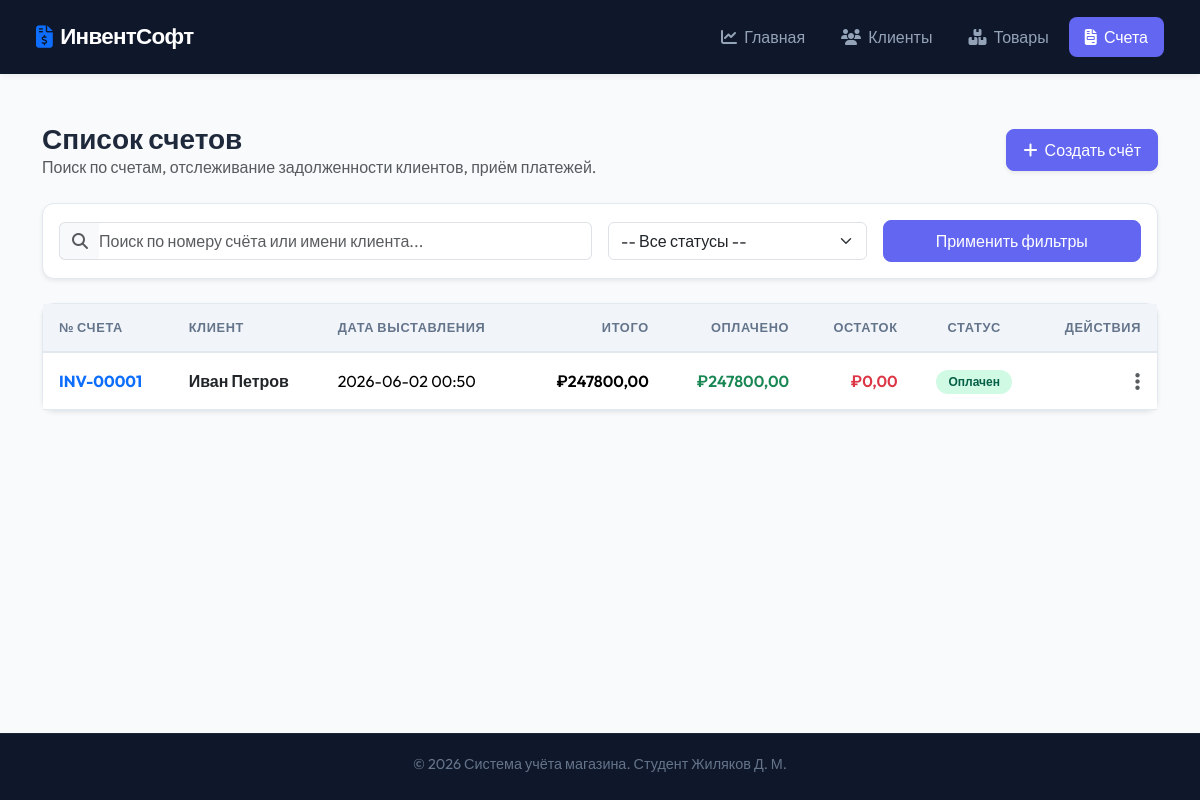
The page /invoices/ on the database as committed earlier.
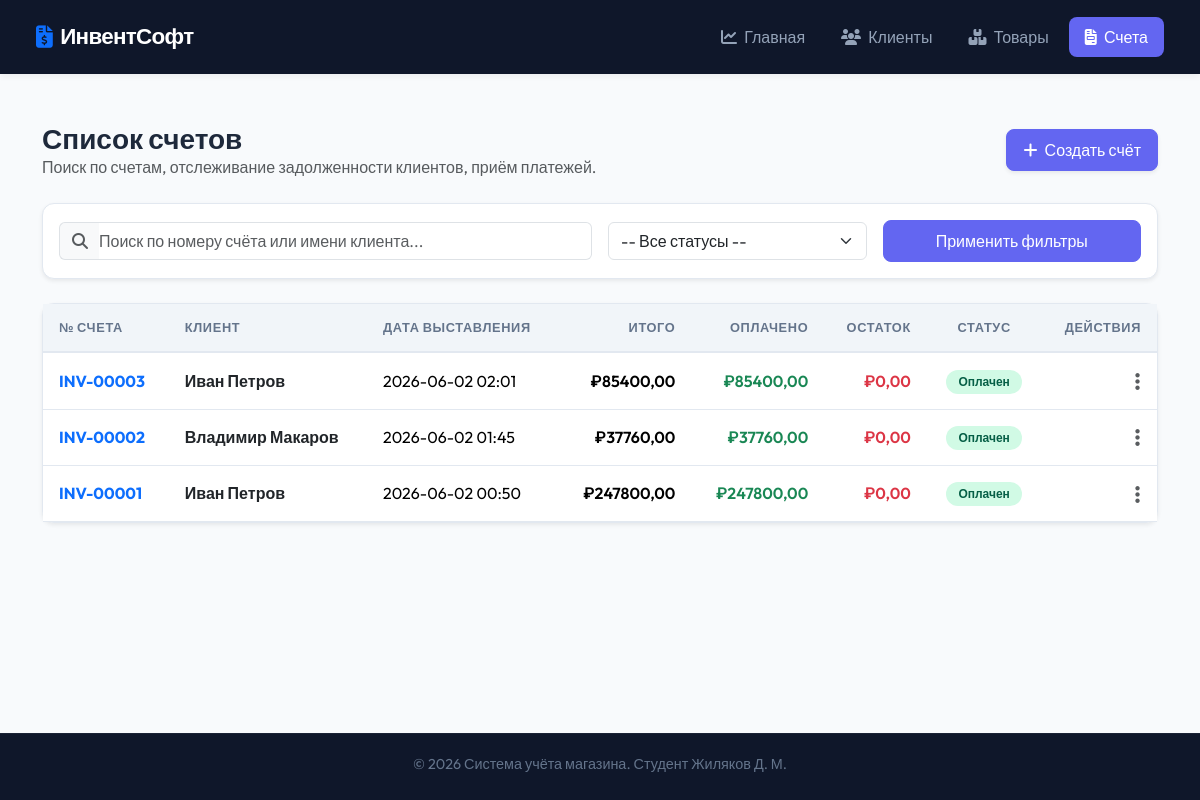
The same page on the database as committed later.
### core/models.py (models this page shows, shortened)
class Invoice(models.Model):
    customer = models.ForeignKey(Customer, on_delete=models.CASCADE, verbose_name='Клиент')
    invoice_number = models.CharField(max_length=20, unique=True, verbose_name='Номер счёта')
    date = models.DateTimeField(default=timezone.now, verbose_name='Дата')
    due_date = models.DateTimeField(blank=True, null=True, verbose_name='Дата погашения')
    subtotal = models.DecimalField(max_digits=10, decimal_places=2, default=0.00, verbose_name='Промежуточный итог')
    tax_rate = models.DecimalField(max_digits=5, decimal_places=2, default=0.00, verbose_name='Ставка налога')  # например, 18.00 для 18%
    tax_amount = models.DecimalField(max_digits=10, decimal_places=2, default=0.00, verbose_name='Сумма налога')
    discount_amount = models.DecimalField(max_digits=10, decimal_places=2, default=0.00, verbose_name='Сумма скидки')
    total_amount = models.DecimalField(max_digits=10, decimal_places=2, default=0.00, verbose_name='Итоговая сумма')
    paid = models.BooleanField(default=False, verbose_name='Оплачено')

class Customer(models.Model):
    name = models.CharField(max_length=200, verbose_name='Имя')
    email = models.EmailField(unique=True, blank=True, null=True, verbose_name='Email')
    phone = models.CharField(max_length=15, blank=True, null=True, verbose_name='Телефон')
    address = models.TextField(blank=True, null=True, verbose_name='Адрес')
    created_at = models.DateTimeField(default=timezone.now, verbose_name='Дата создания')

### core/views.py (the view)
def invoice_list(request):
    q = request.GET.get('q', '')
    status_filter = request.GET.get('status', 'all')
    invoices = Invoice.objects.select_related('customer').order_by('-date')
    if q:
        invoices = invoices.filter(
            Q(invoice_number__icontains=q) | Q(customer__name__icontains=q)
        )
    if status_filter == 'paid':
        invoices = invoices.filter(paid=True)
    elif status_filter == 'unpaid':
        invoices = invoices.filter(paid=False)
    for inv in invoices:
        inv.paid_amount = Payment.objects.filter(invoice=inv).aggregate(Sum('amount_paid'))['amount_paid__sum'] or Decimal('0.00')
        inv.balance_amount = inv.total_amount - inv.paid_amount
    context = {
        'invoices': invoices,
        'query': q,
        'status_filter': status_filter
    }
    return render(request, 'core/invoice_list.html', context)

### templates/core/invoice_list.html (shortened to what this page needs)
{% extends 'core/base.html' %}
{% block content %}
<div class="d-flex flex-column flex-md-row justify-content-between align-items-md-center gap-3 mb-4">
    <div>
        <h3 class="fw-bold mb-0">Список счетов</h3>
        <p class="text-muted mb-0">Поиск по счетам, отслеживание задолженности клиентов, приём платежей.</p>
    </div>
    <a href="{% url 'invoice_add' %}" class="btn btn-primary shadow-sm"><i class="fa-solid fa-plus me-1"></i> Создать счёт</a>
</div>
<div class="card p-3 mb-4 shadow-sm">
    <form method="get" class="row g-3 align-items-center">
        <div class="col-md-6">
            <div class="input-group">
                <span class="input-group-text bg-light text-muted border-end-0"><i class="fa-solid fa-magnifying-glass"></i></span>
                <input type="text" name="q" class="form-control border-start-0 ps-0" placeholder="Поиск по номеру счёта или имени клиента..." value="{{ query }}">
            </div>
        </div>
        <div class="col-md-3">
            <select name="status" class="form-select">
                <option value="all" {% if status_filter == 'all' %}selected{% endif %}>-- Все статусы --</option>
            </select>
        </div>
        <div class="col-md-3 d-flex gap-2">
            <button type="submit" class="btn btn-primary w-100">Применить фильтры</button>
        </div>
    </form>
</div>
<div class="card shadow-sm">
    <div class="table-responsive">
        <table class="table mb-0 align-middle">
            <thead>
                <tr>
                    <th>№ счета</th>
                    <th>Клиент</th>
                    <th>Дата выставления</th>
                    <th class="text-end">Итого</th>
                    <th class="text-end">Оплачено</th>
                    <th class="text-end">Остаток</th>
                    <th class="text-center">Статус</th>
                    <th class="text-end">Действия</th>
                </tr>
            </thead>
            <tbody>
                {% for inv in invoices %}
                    <tr>
                        <td>
                            <a href="{% url 'invoice_detail' inv.id %}" class="fw-bold text-decoration-none">{{ inv.invoice_number }}</a>
                        </td>
                        <td>
                            <a href="{% url 'customer_detail' inv.customer.id %}" class="text-decoration-none text-dark fw-semibold">{{ inv.customer.name }}</a>
                        </td>
                        <td>{{ inv.date|date:"Y-m-d H:i" }}</td>
                        <td class="text-end fw-semibold">₽{{ inv.total_amount|floatformat:2 }}</td>
                        <td class="text-end text-success fw-semibold">₽{{ inv.paid_amount|floatformat:2 }}</td>
                        <td class="text-end text-danger fw-semibold">₽{{ inv.balance_amount|floatformat:2 }}</td>
                        <td class="text-center">
                            {% if inv.paid %}
                                <span class="badge bg-paid">Оплачен</span>
                            {% elif inv.paid_amount > 0 %}
                                <span class="badge bg-partial">Частично</span>
                            {% else %}
                                <span class="badge bg-unpaid">Не оплачен</span>
                            {% endif %}
                        </td>
                        <td class="text-end">
                            <div class="dropdown">
                                <button class="btn btn-link text-muted p-0" type="button" data-bs-toggle="dropdown">
                                    <i class="fa-solid fa-ellipsis-vertical fa-lg"></i>
                                </button>
                            </div>
                        </td>
                    </tr>
                {% endfor %}
            </tbody>
        </table>
    </div>
</div>
{% endblock %}

### templates/core/base.html (shortened to what this page needs)
{% load static %}
<!DOCTYPE html>
<html lang="ru">
<head>
    <link href="https://cdn.jsdelivr.net/npm/bootstrap@5.3.3/dist/css/bootstrap.min.css" rel="stylesheet">
    <link href="https://cdnjs.cloudflare.com/ajax/libs/font-awesome/6.6.0/css/all.min.css" rel="stylesheet">
</head>
<body>
<nav class="navbar navbar-expand-lg navbar-dark px-4">
    <div class="container-fluid">
        <a class="navbar-brand" href="{% url 'home' %}">
            <i class="fa-solid fa-file-invoice-dollar text-primary"></i> ИнвентСофт
        </a>
        <div class="collapse navbar-collapse" id="navbarContent">
            <ul class="navbar-nav ms-auto gap-1">
                <li class="nav-item">
                    <a class="nav-link {% if request.resolver_match.url_name == 'home' %}active{% endif %}" href="{% url 'home' %}">
                        <i class="fa-solid fa-chart-line me-1"></i> Главная
                    </a>
                </li>
                <li class="nav-item">
                    <a class="nav-link {% if 'customers' in request.path %}active{% endif %}" href="{% url 'customer_list' %}">
                        <i class="fa-solid fa-users me-1"></i> Клиенты
                    </a>
                </li>
                <li class="nav-item">
                    <a class="nav-link {% if 'products' in request.path %}active{% endif %}" href="{% url 'product_list' %}">
                        <i class="fa-solid fa-boxes-stacked me-1"></i> Товары
                    </a>
                </li>
                <li class="nav-item">
                    <a class="nav-link {% if 'invoices' in request.path %}active{% endif %}" href="{% url 'invoice_list' %}">
                        <i class="fa-solid fa-file-invoice me-1"></i> Счета
                    </a>
                </li>
            </ul>
        </div>
    </div>
</nav>
<div class="container my-5">
    {% block content %}{% endblock %}
</div>
<footer>
    <div class="container">
        <p class="mb-1">© {% now "Y" %} Система учёта магазина. Студент Жиляков Д. М.</p>
    </div>
</footer>
</body>
</html>

### templates/core/base.html (style rules this page uses)
:root { --primary: #6366f1; --primary-hover: #4f46e5; --secondary: #0f172a; --background: #f8fafc; --card-bg: #ffffff; --text-main: #1e293b; --text-muted: #64748b; --border: #e2e8f0; --success: #10b981; --warning: #f59e0b; --danger: #ef4444; }
body { background-color: var(--background); color: var(--text-main); font-family: 'Outfit', 'Inter', sans-serif; min-height: 100vh; display: flex; flex-direction: column; }
.navbar { background-color: var(--secondary); padding: 15px 20px; box-shadow: 0 4px 6px -1px rgba(0, 0, 0, 0.05); }
.navbar-brand { font-weight: 700; font-size: 1.4rem; letter-spacing: -0.03em; color: white !important; display: flex; align-items: center; gap: 8px; }
.nav-link { color: #94a3b8 !important; font-weight: 500; padding: 8px 16px !important; border-radius: 8px; transition: all 0.2s ease; }
.nav-link:hover, .nav-link.active { color: white !important; background-color: rgba(255, 255, 255, 0.08); }
.nav-link.active { background-color: var(--primary); color: white !important; }
.card { background-color: var(--card-bg); border: 1px solid var(--border); border-radius: 12px; box-shadow: 0 4px 6px -1px rgba(0, 0, 0, 0.03), 0 2px 4px -1px rgba(0, 0, 0, 0.02); margin-bottom: 20px; }
.btn { font-weight: 500; border-radius: 8px; padding: 8px 16px; transition: all 0.2s ease; }
.btn-primary { background-color: var(--primary); border-color: var(--primary); }
.table { border-collapse: separate; border-spacing: 0; }
.table th { background-color: #f1f5f9; color: var(--text-muted); font-weight: 600; font-size: 0.8rem; text-transform: uppercase; letter-spacing: 0.05em; padding: 14px 16px; border-bottom: 2px solid var(--border); }
.table td { padding: 14px 16px; border-bottom: 1px solid var(--border); vertical-align: middle; }
.badge { font-weight: 600; font-size: 0.75rem; padding: 6px 12px; border-radius: 20px; }
.bg-paid { background-color: #d1fae5; color: #065f46; }
footer { background-color: var(--secondary); color: #64748b; padding: 20px 0; text-align: center; border-top: 1px solid rgba(255,255,255,0.05); font-size: 0.9rem; margin-top: auto; }

Rows that differ between the two databases and show on the page:
added Invoice: invoice_number "INV-00003", customer.name "Иван Петров", date "2026-06-02 02:01", total_amount "85400,00", paid_amount "85400,00", balance_amount "0,00", paid "Оплачен"
added Invoice: invoice_number "INV-00002", customer.name "Владимир Макаров", date "2026-06-02 01:45", total_amount "37760,00", paid_amount "37760,00", balance_amount "0,00", paid "Оплачен"
